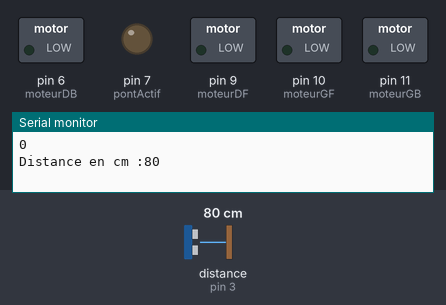
The sketch below on a simulated Arduino Uno, built with avr-gcc and run on an emulated ATmega328P. Shown: switched loads named in the sketch (green lamp = pin HIGH), output pins drawn as LEDs (lit = HIGH), the last lines printed to the serial monitor. Wiring (inferred from the names in the program): ultrasonic range finder: trigger pin 2; echo pin 3. Inputs (shaded band) come from the test bench; at power-on: distance to the obstacle (sensor on pin 3) 80 cm. The echo pulse lasts 58.3 µs per cm; pins used as bus, display or sensor lines are not drawn.

Above: at 0.12 s.
At 1.2 s:
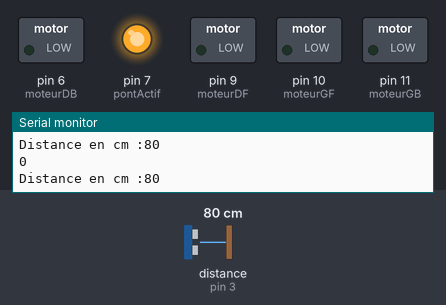
1.3 s: distance to the obstacle (sensor on pin 3) set to 19 cm
3.9 s: distance to the obstacle (sensor on pin 3) set to 15 cm
At 6.1 s:
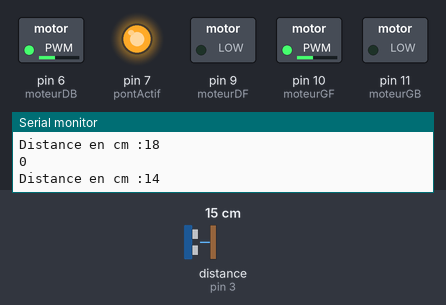
Timing chart, 0 to 7.6 s (numbered marks = the images above; inputs shaded):
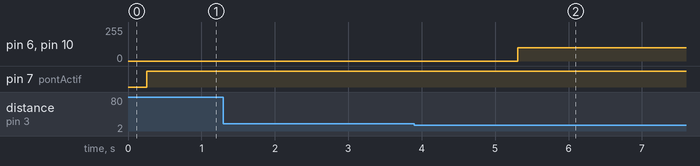

Measured:
- the behaviour switches between 17 and 16 cm on distance to the obstacle (sensor on pin 3) (found by bisection; images 1 and 2)
- after the input at 3.9 s, pin 6 (moteurDB), pin 10 (moteurGF): 0/255 → 100/255 after 1.4 s

The sketch:

ProjetRICI.ino
```cpp
#include <IRremote.h>
const int RECV_PIN = 4;
IRrecv irrecv(RECV_PIN); // On définit le signal reçu par la PIN 4.

decode_results results; // Comande qui lit et enregistre la donnée envoyé.
// Les chiffres ci-dessous sont uniques, ils seront différents sur votre programme. Obtention des chiffres expliqué plus tard.
const int ON = 69;
const int OFF = 71;
const int valH = 24;
const int valB = 82;
const int valG = 8;
const int valD = 90;
const int valSTOP = 28;
const int valRAS = 0;
int valSignal = valRAS; // Par défault le signal est nul donc "Valeur Rien A Signaler".
int trig = 2;
int echo = 3; //PWM
long lecture_echo;
long cm;
int pontActif = 7;
int moteurGF = 10; //PWM
int moteurGB = 11; //PWM
int moteurDF = 9; //PWM
int moteurDB = 6; //PWM
int power = 100;

//------------------------------------------------------------------------------------------------------------
void setup()
{
  Serial.begin(9600); // Initialisation des baud à 9600.
  irrecv.enableIRIn(); // Initialisation de la transmition de données.
  irrecv.blink13(true); // Fait clignoter la led present sur l'arduino pour vérifier si l'on recoit le signal.
  pinMode(trig, OUTPUT); // Définit trig en sortie.
  digitalWrite(trig, LOW);
  pinMode(echo, INPUT); // Définit echo en entrée.
  pinMode(moteurGF,OUTPUT); // Définit moteur gauche avancer en sortie.
  pinMode(moteurGB,OUTPUT); // Définit moteur gauche reculer en sortie.
  pinMode(moteurDF,OUTPUT); // Définit moteur droit avancer en sortie.
  pinMode(moteurDB,OUTPUT); // Définit moteur droit reculer en sortie.
  pinMode(pontActif,OUTPUT); // Définit trig en sortie.
}
//------------------------------------------------------------------------------------------------------------
void etat() {
    valSignal = irrecv.decodedIRData.command; //ValSignal sera égal au chiffre envoyé depuis la télécommande.
    Serial.println(valSignal); // Affiche valSignal dans le moniteur série.
  if (irrecv.decode()) { // Choisit un état selon la valeur reçu.
    switch (valSignal) {
      case ON:
        valSignal == ON;
        delay(100);
      break;

      case OFF:
        valSignal == OFF;
        delay(100);
      break;


      case valH:
        valSignal == valH;
        delay(100);
      break;

      case valB:
        valSignal == valB;
        delay(100);
      break;

      case valG:
        valSignal == valG;
        delay(100);
      break;

      case valD:
        valSignal == valD;
        delay(100);
      break;

      case valSTOP:
        valSignal == valSTOP;
        delay(100);
      break;
    }

    irrecv.resume(); // Reçoit les valeurs suivantes.
  }
}

//------------------------------------------------------------------------------------------------------------
void son(){ // Envoie une pulsation aller-retour pour évaluer la distance que le sépare d'un obstacle puis l'affiche sur le moniteur série.

    digitalWrite(trig, HIGH);
    delayMicroseconds(10);
    digitalWrite(trig, LOW);
    lecture_echo = pulseIn(echo,HIGH);
    cm = lecture_echo /58;
    Serial.print("Distance en cm :");
    Serial.println(cm);
    delay(250);
  if (cm <= 15){ // Si la distance entre le robot et un obstacle  est inférieur à 15cm, le robot s'arrête, tourne vers la droite pendant 2s et réévalue la distance.
    valSignal == valSTOP;
    delay(1000);
    analogWrite(moteurGF,power);
    analogWrite(moteurGB,0);
    analogWrite(moteurDF,0);
    analogWrite(moteurDB,power);
    delay(2000);
  }

}
//------------------------------------------------------------------------------------------------------------
void moteur(){ // En fonction de l'état choisit préceddemment, on attribue une trajectoire aux moteurs (haut, bas, droite, gauche).

    digitalWrite(pontActif,HIGH); // "Pont" ici veut dire le passage de données et de courant pour permettre aux moteurs de fonctionner.
  if (valSignal == valH) { // Avancer.
    analogWrite(moteurGF,power);
    analogWrite(moteurGB,0);
    analogWrite(moteurDF,power);
    analogWrite(moteurDB,0);
  }
  else if (valSignal == valB) { // Reculer.
    analogWrite(moteurGF,0);
    analogWrite(moteurGB,power);
    analogWrite(moteurDF,0);
    analogWrite(moteurDB,power);
  }
  else if (valSignal == valG) { // Gauche.
    analogWrite(moteurGF,0);
    analogWrite(moteurGB,power);
    analogWrite(moteurDF,power);
    analogWrite(moteurDB,0);
  }
  else if (valSignal == valD) { // Droite.
    analogWrite(moteurGF,power);
    analogWrite(moteurGB,0);
    analogWrite(moteurDF,0);
    analogWrite(moteurDB,power);
  }
  else if (valSignal == valSTOP) { // Arrêt.
    analogWrite(moteurGF,0);
    analogWrite(moteurGB,0);
    analogWrite(moteurDF,0);
    analogWrite(moteurDB,0);
  }


}
//------------------------------------------------------------------------------------------------------------
void loop() {
etat();
son();
moteur();
}
```
